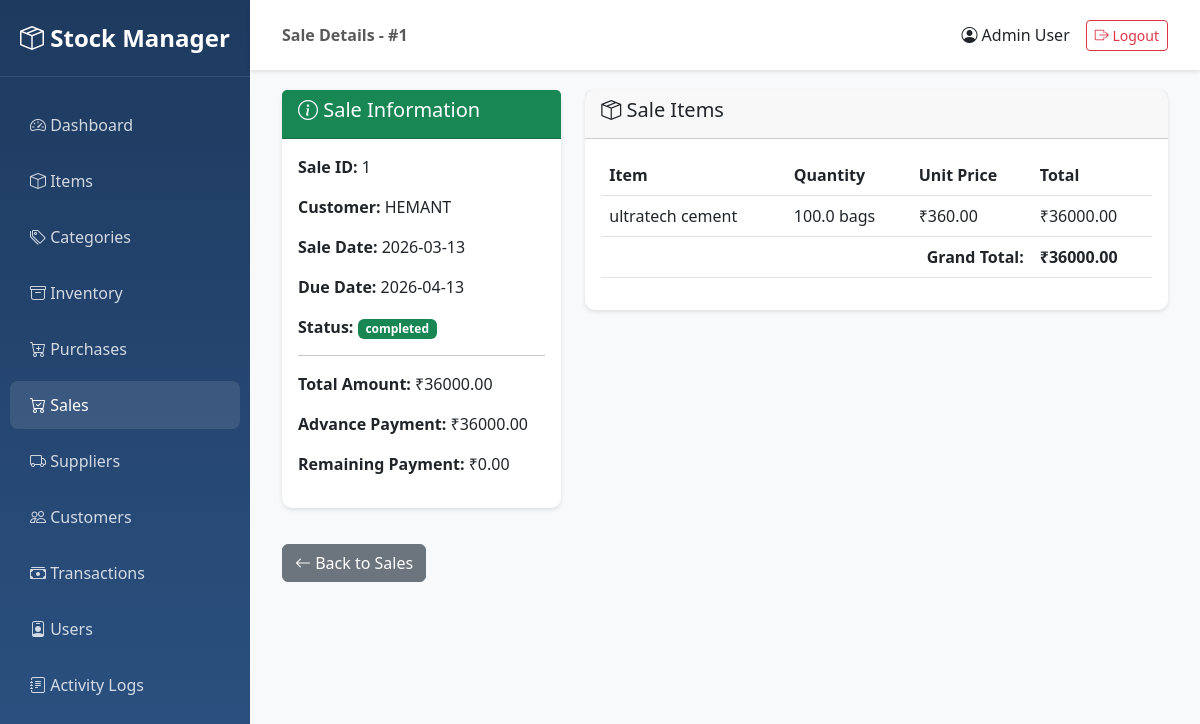
/sales/1/view (signed in), run on the app's committed database.
### app/models/sale.py (models this page shows, shortened)
class Sale(db.Model):
    __tablename__ = 'sales'
    sale_id = db.Column(db.Integer, primary_key=True)
    customer_id = db.Column(db.Integer, db.ForeignKey('customers.customer_id'), nullable=False)
    sale_date = db.Column(db.Date, nullable=False, default=datetime.utcnow)
    total_amount = db.Column(db.Float, nullable=False, default=0.0)
    advance_payment = db.Column(db.Float, nullable=False, default=0.0)
    remaining_payment = db.Column(db.Float, nullable=False, default=0.0)
    due_date = db.Column(db.Date, nullable=True)
    status = db.Column(db.String(20), nullable=False, default='pending')  # pending, completed, cancelled
    created_by = db.Column(db.Integer, db.ForeignKey('users.user_id'), nullable=True)
    updated_by = db.Column(db.Integer, db.ForeignKey('users.user_id'), nullable=True)
    created_at = db.Column(db.DateTime, nullable=False, default=datetime.utcnow)
    updated_at = db.Column(db.DateTime, nullable=False, default=datetime.utcnow, onupdate=datetime.utcnow)
    items = db.relationship('SaleItem', backref='sale', lazy='dynamic', cascade='all, delete-orphan')

class SaleItem(db.Model):
    __tablename__ = 'sale_items'
    id = db.Column(db.Integer, primary_key=True)
    sale_id = db.Column(db.Integer, db.ForeignKey('sales.sale_id'), nullable=False)
    item_id = db.Column(db.Integer, db.ForeignKey('items.item_id'), nullable=False)
    quantity = db.Column(db.Float, nullable=False)
    price = db.Column(db.Float, nullable=False)
    total = db.Column(db.Float, nullable=False)
    created_by = db.Column(db.Integer, db.ForeignKey('users.user_id'), nullable=True)
    updated_by = db.Column(db.Integer, db.ForeignKey('users.user_id'), nullable=True)
    created_at = db.Column(db.DateTime, nullable=False, default=datetime.utcnow)
    updated_at = db.Column(db.DateTime, nullable=False, default=datetime.utcnow, onupdate=datetime.utcnow)

### app/models/user.py (models this page shows, shortened)
class User(UserMixin, db.Model):
    __tablename__ = 'users'
    user_id = db.Column(db.Integer, primary_key=True)
    name = db.Column(db.String(100), nullable=False)
    username = db.Column(db.String(50), unique=True, nullable=False, index=True)
    password = db.Column(db.String(255), nullable=False)
    role = db.Column(db.String(20), nullable=False, default='user')  # admin, manager, user
    status = db.Column(db.String(20), nullable=False, default='active')  # active, inactive
    created_by = db.Column(db.Integer, db.ForeignKey('users.user_id'), nullable=True)
    updated_by = db.Column(db.Integer, db.ForeignKey('users.user_id'), nullable=True)
    created_at = db.Column(db.DateTime, nullable=False, default=datetime.utcnow)
    updated_at = db.Column(db.DateTime, nullable=False, default=datetime.utcnow, onupdate=datetime.utcnow)
    logs = db.relationship('Log', backref='user', lazy='dynamic')
    def is_admin(self):
        return self.role == 'admin'

### app/models/customer.py (models this page shows, shortened)
class Customer(db.Model):
    __tablename__ = 'customers'
    customer_id = db.Column(db.Integer, primary_key=True)
    name = db.Column(db.String(200), nullable=False, index=True)
    phone = db.Column(db.String(20), nullable=True)
    address = db.Column(db.Text, nullable=True)
    current_balance = db.Column(db.Float, nullable=False, default=0.0)
    created_by = db.Column(db.Integer, db.ForeignKey('users.user_id'), nullable=True)
    updated_by = db.Column(db.Integer, db.ForeignKey('users.user_id'), nullable=True)
    created_at = db.Column(db.DateTime, nullable=False, default=datetime.utcnow)
    updated_at = db.Column(db.DateTime, nullable=False, default=datetime.utcnow, onupdate=datetime.utcnow)
    sales = db.relationship('Sale', backref='customer', lazy='dynamic')

### app/models/item.py (models this page shows, shortened)
class Item(db.Model):
    __tablename__ = 'items'
    item_id = db.Column(db.Integer, primary_key=True)
    item_name = db.Column(db.String(200), nullable=False, index=True)
    category_id = db.Column(db.Integer, db.ForeignKey('categories.category_id'), nullable=False)
    unit = db.Column(db.String(50), nullable=False)  # kg, pcs, ltr, etc.
    purchase_price = db.Column(db.Float, nullable=False, default=0.0)
    sale_price = db.Column(db.Float, nullable=False, default=0.0)
    min_stock = db.Column(db.Float, nullable=False, default=0.0)
    created_by = db.Column(db.Integer, db.ForeignKey('users.user_id'), nullable=True)
    updated_by = db.Column(db.Integer, db.ForeignKey('users.user_id'), nullable=True)
    created_at = db.Column(db.DateTime, nullable=False, default=datetime.utcnow)
    updated_at = db.Column(db.DateTime, nullable=False, default=datetime.utcnow, onupdate=datetime.utcnow)
    purchase_items = db.relationship('PurchaseItem', backref='item', lazy='dynamic')
    sale_items = db.relationship('SaleItem', backref='item', lazy='dynamic')
    inventory = db.relationship('Inventory', uselist=False, viewonly=True)

### app/routes/sales.py (the view)
@sales_bp.route('/<int:sale_id>/view')
@login_required
def view_sale(sale_id):
    sale = Sale.query.get_or_404(sale_id)
    return render_template('sales/view.html', sale=sale)

### app/templates/sales/view.html (shortened to what this page needs)
{% extends "base.html" %}
{% block page_title %}Sale Details - #{{ sale.sale_id }}{% endblock %}
{% block content %}
<div class="container-fluid">
    <div class="row">
        <div class="col-md-4">
            <div class="card">
                <div class="card-header bg-success text-white">
                    <h5><i class="bi bi-info-circle"></i> Sale Information</h5>
                </div>
                <div class="card-body">
                    <p><strong>Sale ID:</strong> {{ sale.sale_id }}</p>
                    <p><strong>Customer:</strong> {{ sale.customer.name }}</p>
                    <p><strong>Sale Date:</strong> {{ sale.sale_date }}</p>
                    <p><strong>Due Date:</strong> {{ sale.due_date or 'N/A' }}</p>
                    <p><strong>Status:</strong>
                        <span class="badge bg-{{ 'success' if sale.status == 'completed' else 'warning' }}">
                            {{ sale.status }}
                        </span>
                    </p>
                    <hr>
                    <p><strong>Total Amount:</strong> ₹{{ "%.2f"|format(sale.total_amount) }}</p>
                    <p><strong>Advance Payment:</strong> ₹{{ "%.2f"|format(sale.advance_payment) }}</p>
                    <p><strong>Remaining Payment:</strong> ₹{{ "%.2f"|format(sale.remaining_payment) }}</p>
                </div>
            </div>
        </div>
        <div class="col-md-8">
            <div class="card">
                <div class="card-header">
                    <h5><i class="bi bi-box-seam"></i> Sale Items</h5>
                </div>
                <div class="card-body">
                    <div class="table-responsive">
                        <table class="table">
                            <thead>
                                <tr>
                                    <th>Item</th>
                                    <th>Quantity</th>
                                    <th>Unit Price</th>
                                    <th>Total</th>
                                </tr>
                            </thead>
                            <tbody>
                                {% for item in sale.items %}
                                <tr>
                                    <td>{{ item.item.item_name }}</td>
                                    <td>{{ item.quantity }} {{ item.item.unit }}</td>
                                    <td>₹{{ "%.2f"|format(item.price) }}</td>
                                    <td>₹{{ "%.2f"|format(item.total) }}</td>
                                </tr>
                                {% endfor %}
                            </tbody>
                            <tfoot>
                                <tr>
                                    <td colspan="3" class="text-end"><strong>Grand Total:</strong></td>
                                    <td><strong>₹{{ "%.2f"|format(sale.total_amount) }}</strong></td>
                                </tr>
                            </tfoot>
                        </table>
                    </div>
                </div>
            </div>
        </div>
    </div>
    <div class="mt-3">
        <a href="{{ url_for('sales.list_sales') }}" class="btn btn-secondary">
            <i class="bi bi-arrow-left"></i> Back to Sales
        </a>
    </div>
</div>
{% endblock %}

### app/templates/base.html (shortened to what this page needs)
<!DOCTYPE html>
<html lang="en">
<head>
    <link href="https://cdn.jsdelivr.net/npm/bootstrap@5.3.0/dist/css/bootstrap.min.css" rel="stylesheet">
    <link rel="stylesheet" href="https://cdn.jsdelivr.net/npm/bootstrap-icons@1.11.0/font/bootstrap-icons.css">
</head>
<body>
    {% if current_user.is_authenticated %}
    <div class="sidebar">
        <div class="brand-logo">
            <i class="bi bi-box-seam"></i> Stock Manager
        </div>
        <ul class="nav flex-column">
            <li class="nav-item">
                <a class="nav-link {% if request.endpoint == 'main.dashboard' %}active{% endif %}" href="{{ url_for('main.dashboard') }}">
                    <i class="bi bi-speedometer2"></i> Dashboard
                </a>
            </li>
            <li class="nav-item">
                <a class="nav-link {% if 'items' in request.endpoint %}active{% endif %}" href="{{ url_for('items.list_items') }}">
                    <i class="bi bi-box"></i> Items
                </a>
            </li>
            <li class="nav-item">
                <a class="nav-link {% if 'categories' in request.endpoint %}active{% endif %}" href="{{ url_for('categories.list_categories') }}">
                    <i class="bi bi-tags"></i> Categories
                </a>
            </li>
            <li class="nav-item">
                <a class="nav-link {% if 'inventory' in request.endpoint %}active{% endif %}" href="{{ url_for('inventory.list_inventory') }}">
                    <i class="bi bi-archive"></i> Inventory
                </a>
            </li>
            <li class="nav-item">
                <a class="nav-link {% if 'purchases' in request.endpoint %}active{% endif %}" href="{{ url_for('purchases.list_purchases') }}">
                    <i class="bi bi-cart-plus"></i> Purchases
                </a>
            </li>
            <li class="nav-item">
                <a class="nav-link {% if 'sales' in request.endpoint %}active{% endif %}" href="{{ url_for('sales.list_sales') }}">
                    <i class="bi bi-cart-check"></i> Sales
                </a>
            </li>
            <li class="nav-item">
                <a class="nav-link {% if 'suppliers' in request.endpoint %}active{% endif %}" href="{{ url_for('suppliers.list_suppliers') }}">
                    <i class="bi bi-truck"></i> Suppliers
                </a>
            </li>
            <li class="nav-item">
                <a class="nav-link {% if 'customers' in request.endpoint %}active{% endif %}" href="{{ url_for('customers.list_customers') }}">
                    <i class="bi bi-people"></i> Customers
                </a>
            </li>
            <li class="nav-item">
                <a class="nav-link {% if 'money' in request.endpoint %}active{% endif %}" href="{{ url_for('money.list_transactions') }}">
                    <i class="bi bi-cash-stack"></i> Transactions
                </a>
            </li>
            {% if current_user.is_admin() %}
            <li class="nav-item">
                <a class="nav-link {% if 'users' in request.endpoint %}active{% endif %}" href="{{ url_for('users.list_users') }}">
                    <i class="bi bi-person-badge"></i> Users
                </a>
            </li>
            <li class="nav-item">
                <a class="nav-link {% if 'logs' in request.endpoint %}active{% endif %}" href="{{ url_for('logs.list_logs') }}">
                    <i class="bi bi-journal-text"></i> Activity Logs
                </a>
            </li>
            {% endif %}
        </ul>
    </div>
    <nav class="navbar navbar-top">
        <div class="container-fluid">
            <span class="navbar-text">
                <strong>{% block page_title %}{% endblock %}</strong>
            </span>
            <div class="d-flex align-items-center">
                <span class="me-3">
                    <i class="bi bi-person-circle"></i> {{ current_user.name }}
                </span>
                <a href="{{ url_for('auth.logout') }}" class="btn btn-outline-danger btn-sm">
                    <i class="bi bi-box-arrow-right"></i> Logout
                </a>
            </div>
        </div>
    </nav>
    <div class="main-content">
        {% block content %}{% endblock %}
    </div>
    {% endif %}
</body>
</html>

### app/templates/base.html (style rules this page uses)
:root { --sidebar-width: 250px; }
body { font-family: 'Segoe UI', Tahoma, Geneva, Verdana, sans-serif; }
.sidebar { position: fixed; top: 0; left: 0; height: 100vh; width: var(--sidebar-width); background: linear-gradient(180deg, #1e3a5f 0%, #2c5282 100%); padding-top: 20px; overflow-y: auto; }
.sidebar .nav-link { color: rgba(255, 255, 255, 0.8); padding: 12px 20px; margin: 4px 10px; border-radius: 8px; transition: all 0.3s; }
.sidebar .nav-link:hover, .sidebar .nav-link.active { background: rgba(255, 255, 255, 0.1); color: white; }
.main-content { margin-left: var(--sidebar-width); padding: 20px; min-height: 100vh; background: #f8f9fa; }
.card { border: none; border-radius: 10px; box-shadow: 0 2px 4px rgba(0,0,0,0.1); margin-bottom: 20px; }
.navbar-top { margin-left: var(--sidebar-width); background: white; box-shadow: 0 2px 4px rgba(0,0,0,0.1); padding: 15px 20px; }
.brand-logo { color: white; font-size: 1.5rem; font-weight: bold; padding: 0 20px 20px; margin-bottom: 20px; border-bottom: 1px solid rgba(255,255,255,0.1); }

### data on the page
Sale: sale_id "1", sale_date "2026-03-13", due_date "2026-04-13", status "completed", total_amount "36000.00", advance_payment "36000.00", remaining_payment "0.00"
User: name "Admin User"
Customer: customer.name "HEMANT"
SaleItem: item.item_name "ultratech cement", quantity "100.0", item.unit "bags", price "360.00", total "36000.00"
